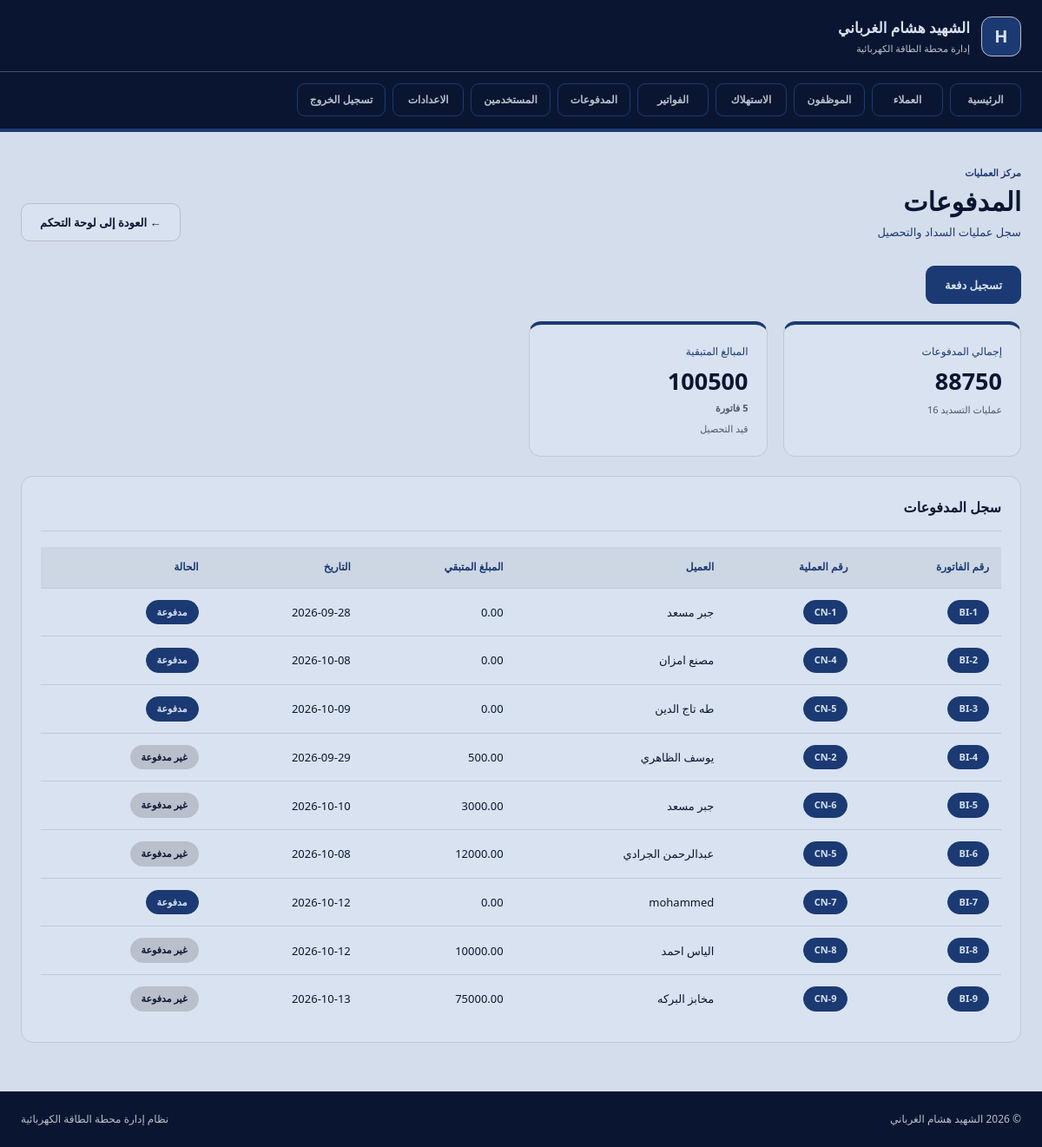
The page /payments.php on the database its author committed.
### tables this page shows
CREATE TABLE `bills` (
  `bill_id` int(11) NOT NULL,
  `account_num` varchar(20) NOT NULL,
  `customer_id` int(11) NOT NULL,
  `consumption_id` int(11) NOT NULL,
  `amount` decimal(10,2) NOT NULL,
  `paid_amount` decimal(10,2) DEFAULT 0.00,
  `remaining_amount` decimal(10,2) NOT NULL,
  `status` varchar(20) DEFAULT 'Unpaid',
  `bill_date` date NOT NULL DEFAULT current_timestamp(),
  `period_start` date NOT NULL,
  `period_end` date NOT NULL
);

CREATE TABLE `consumption` (
  `consumption_id` int(11) NOT NULL,
  `account_number` varchar(100) NOT NULL,
  `customer_id` int(11) NOT NULL,
  `previous_reading` decimal(10,5) NOT NULL,
  `current_reading` decimal(10,5) NOT NULL,
  `consumption_value` decimal(10,5) NOT NULL,
  `statuss` varchar(10) NOT NULL,
  `reading_date` date NOT NULL DEFAULT current_timestamp()
);

CREATE TABLE `customers` (
  `customer_id` int(11) NOT NULL,
  `account_number` varchar(20) NOT NULL,
  `name` varchar(100) NOT NULL,
  `address` varchar(255) DEFAULT NULL,
  `customer_type` varchar(20) NOT NULL,
  `created_at` datetime DEFAULT current_timestamp(),
  `Phone` int(20) NOT NULL,
  `Address_details` varchar(200) DEFAULT NULL,
  `statuse` int(2) NOT NULL
);

### classes/clsDateBase.php (called while the page is built, shortened)
<?php
class Database
{
  private $conn="mysql:host=localhost;dbname=power_manager";
  private $user="root";
   private $pass="";
   private $pdo;
   public function __construct()
   {
      $this->pdo=new PDO($this->conn,$this->user,$this->pass);
   }
     public function SelectRowCount($Value):int
   {
          $ss="SELECT * FROM $Value";
          $q=$this->pdo->prepare($ss);
          $q->execute();
        return $q->rowcount();
   }
       public function GetTable($Value):array
   {
          $ss="SELECT * FROM $Value";
          $q=$this->pdo->prepare($ss);
          $q->execute();
        return $q->fetchall(PDO::FETCH_ASSOC);
   }
            public function GetBillsConsumptionWithCustomer():array
   {
          $ss="SELECT
    bills.*,
    bill_id,
    customers.account_number AS customer_account,
    customers.name,
    customers.statuse,
    consumption.account_number AS consumption_account,
    consumption.current_reading,
    consumption.consumption_value,
    consumption.reading_date
FROM bills
INNER JOIN customers
    ON bills.customer_id = customers.customer_id
INNER JOIN consumption
    ON bills.consumption_id = consumption.consumption_id;";
          $q=$this->pdo->prepare($ss);
          $q->execute();
        return $q->fetchall(PDO::FETCH_ASSOC);
   }
}

### payments.php (the view)
<?php
include_once "header.php";
include_once "classes/clsDateBase.php";
?>
<body>
    <main class="page">
        <div class="wrap">
            <div class="page-header">
                <div>
                    <span class="eyebrow">مركز العمليات</span>
                    <h1>المدفوعات</h1>
                    <p>سجل عمليات السداد والتحصيل</p>
                </div>
                <a class="btn btn-back" href="dashboard.php">
                    ← العودة إلى لوحة التحكم
                </a>
            </div>
            <div class="tools">
                <a class="btn" href="record-payment.php">
                    تسجيل دفعة
                </a>
            </div>
            <div class="grid g4">
                <article class="stat">
                    <span>إجمالي المدفوعات</span>
                    <b>
                         <?php
                       $db=new Database();
               $pay=$db->GetTable('payments');
               $rev=0;
               foreach($pay as $row)
                {
                    $rev+=$row['amount'];
                    }
                    echo $rev;
                        ?>
                    </b>
                    <small><?php
                       $db=new Database();
              echo " عمليات التسديد ". $db->SelectRowCount('payments');
                        ?></small>
                </article>
                <article class="stat">
                    <span>المبالغ المتبقية</span>
                    <b>
                        <?php
                        $db=new Database();
                      $Riding=$db->GetBillsConsumptionWithCustomer();
                      $arrears=0;
                      $bills=0;
                       foreach($Riding as $row)
                        {
                            if($row['remaining_amount']!=0)
                                {
                                    $arrears+=$row['remaining_amount'];
                                    $bills++;
                                }
                        }
                        echo $arrears;
                        echo "<small>$bills  فاتورة</small>";
                       ?>
                    </b>
                    <small>قيد التحصيل</small>
                </article>
            </div>
            <section class="card mt">
                <div class="card-title">
                    <h2>سجل المدفوعات</h2>
                </div>
                <div class="table-wrap">
                    <table>
                        <thead>
                            <tr>
                                <th>رقم الفاتورة</th>
                                <th>رقم العملية</th>
                                <th>العميل</th>
                                <th>المبلغ المتبقي</th>
                                <th>التاريخ</th>
                                <th>الحالة</th>
                            </tr>
                        </thead>
                        <tbody>
                                           <?php
                        $db=new Database();
                      $Riding=$db->GetBillsConsumptionWithCustomer();
                       foreach($Riding as $row)
                        {
                             if($row["statuse"]==1)
                            {
                            echo "<tr>";
                         echo "<td><span class='badge badge-on'> ".$row["account_num"]." </span></td>";
                         echo "<td><span class='badge badge-on'> ".$row["consumption_account"]." </span></td>";
                         echo "<td>".$row["name"]."</td>";
                         echo "<td>".$row["remaining_amount"]."</td>";
                         echo "<td>".$row["period_end"]."</td>";
                           if($row["status"]==0)
                            {
                              echo "<td><span class='badge badge-off'>غير مدفوعة</span> </td>";
                            }
                         elseif($row["status"]==1)
                         {
                                echo "<td><span class='badge badge-on'>مدفوعة</span> </td>";
                         }
                            echo "</tr>";
                            }
                        }
                        ?>
                        </tbody>
                    </table>
                </div>
            </section>
        </div>
    </main>
<?php
include_once "footer.php";
?>
</body>
</html>

### style.css (style rules this page uses)
:root { --light:#D8E2F0; --blue:#1B3A73; --navy:#0A1631; --gray:#B9BFCB; --surface:color-mix(in srgb,var(--light) 86%,var(--gray)); --line:color-mix(in srgb,var(--gray) 72%,var(--light)); --radius:14px; --pad:22px; --font:"IBM Plex Sans Arabic","Segoe UI",system-ui,sans-serif; }
* { margin:0;padding:0;box-sizing:border-box }
html { scroll-behavior:smooth }
body { min-height:100vh;font-family:var(--font);background:var(--surface); color:var(--navy);line-height:1.7;-webkit-font-smoothing:antialiased; }
a { text-decoration:none;color:inherit }
table { border-collapse:collapse;width:100% }
.wrap { width:min(100% - 48px,1240px);margin-inline:auto }
.page { padding:38px 0 56px }
.page-header { display:flex;align-items:flex-end;justify-content:space-between; gap:22px;flex-wrap:wrap;margin-bottom:28px; }
.eyebrow,.aside-kicker { display:block;color:var(--blue);font-size:11px;font-weight:700;margin-bottom:3px }
.page-header h1 { font-size:30px;font-weight:700;letter-spacing:0;line-height:1.35 }
.page-header p { color:var(--blue);font-size:13px;margin-top:4px }
.btn { display:inline-flex;align-items:center;justify-content:center;min-height:44px;padding:10px 21px; border-radius:10px;font-size:13px;font-weight:700;border:1px solid var(--blue); background:var(--blue);color:var(--light);cursor:pointer;transition:background-color .2s ease,color .2s ease; }
.btn-back { background:var(--light);border-color:var(--gray);color:var(--navy) }
.card,.stat { background:var(--light);border:1px solid var(--line);border-radius:var(--radius); }
.card { padding:var(--pad) }
.card-title { display:flex;align-items:center;justify-content:space-between;gap:16px;margin-bottom:18px;padding-bottom:13px;border-bottom:1px solid var(--line) }
.card-title h2,.card-title { font-size:16px;font-weight:700 }
.grid { display:grid;gap:18px }
.g4 { grid-template-columns:repeat(4,minmax(0,1fr)) }
.mt { margin-top:22px }
.stat { position:relative;overflow:hidden;min-height:132px;padding:21px;border-top:4px solid var(--blue) }
.stat span { display:block;font-size:12px;color:var(--blue) }
.stat b { display:block;font-size:27px;font-weight:700;margin-top:6px;line-height:1.25 }
.stat small { display:block;color:color-mix(in srgb,var(--navy) 62%,var(--gray));font-size:11px;margin-top:8px }
.table-wrap { overflow-x:auto }
th,td { text-align:right;padding:13px 14px;font-size:13px;border-bottom:1px solid var(--line);white-space:nowrap }
th { background:color-mix(in srgb,var(--gray) 35%,var(--light));color:var(--blue);font-weight:700;font-size:12px }
tbody tr:last-child td { border-bottom:0 }
.badge { display:inline-block;padding:4px 12px;border-radius:999px;font-size:11px;font-weight:700;border:1px solid var(--gray);color:var(--blue) }
.badge-on { background:var(--blue);color:var(--light);border-color:var(--blue) }
.badge-off { background:var(--gray);color:var(--navy) }
.tools { display:flex;align-items:center;gap:10px;flex-wrap:wrap;margin-bottom:20px }

### rows shown on the page
bills: account_num "BI-1", consumption.account_number "CN-1", customer.name "جبر مسعد", remaining_amount "0.00", period_end "2026-09-28", status "مدفوعة"
bills: account_num "BI-2", consumption.account_number "CN-4", customer.name "مصنع امزان", remaining_amount "0.00", period_end "2026-10-08", status "مدفوعة"
bills: account_num "BI-3", consumption.account_number "CN-5", customer.name "طه تاج الدين", remaining_amount "0.00", period_end "2026-10-09", status "مدفوعة"
bills: account_num "BI-4", consumption.account_number "CN-2", customer.name "يوسف الظاهري", remaining_amount "500.00", period_end "2026-09-29", status "غير مدفوعة"
bills: account_num "BI-5", consumption.account_number "CN-6", customer.name "جبر مسعد", remaining_amount "3000.00", period_end "2026-10-10", status "غير مدفوعة"
bills: account_num "BI-6", consumption.account_number "CN-5", customer.name "عبدالرحمن الجرادي", remaining_amount "12000.00", period_end "2026-10-08", status "غير مدفوعة"
bills: account_num "BI-7", consumption.account_number "CN-7", customer.name "mohammed", remaining_amount "0.00", period_end "2026-10-12", status "مدفوعة"
bills: account_num "BI-8", consumption.account_number "CN-8", customer.name "الياس احمد", remaining_amount "10000.00", period_end "2026-10-12", status "غير مدفوعة"
bills: account_num "BI-9", consumption.account_number "CN-9", customer.name "مخابز البركه", remaining_amount "75000.00", period_end "2026-10-13", status "غير مدفوعة"

### other values the page prints
$rev "88750"
$db->SelectRowCount('payments') "16"
$arrears "100500"
$bills "5"
